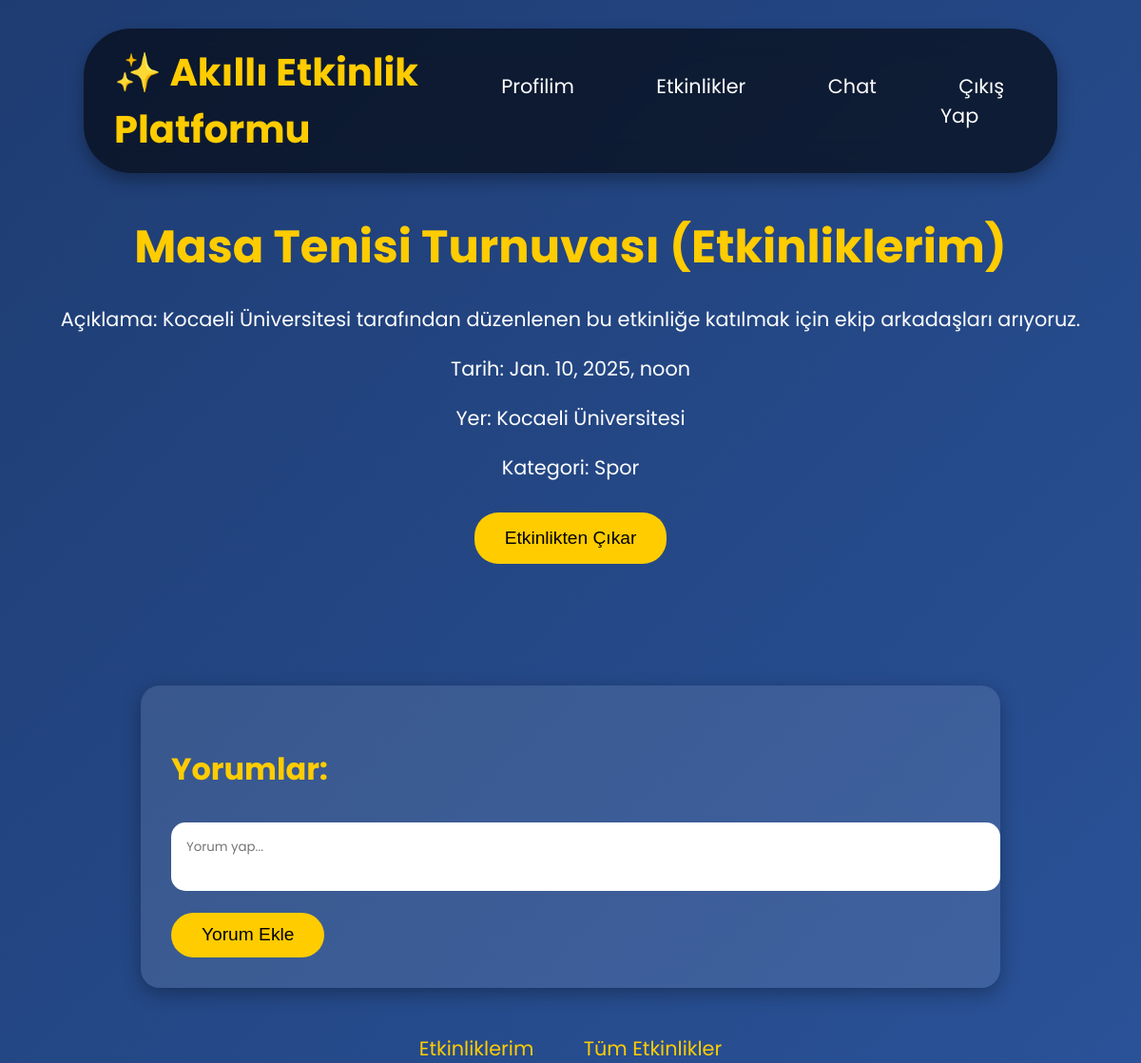
The page /events/myevents/45/ (signed in) on the database its author committed.
### events/models.py (models this page shows, shortened)
class Event(models.Model):
    name = models.CharField(max_length=200)
    description = models.TextField()
    date = models.DateTimeField()
    duration = models.DurationField(null=True, blank=True)
    location = models.CharField(max_length=300)
    category = models.CharField(max_length=100)
    owner = models.ForeignKey(settings.AUTH_USER_MODEL, on_delete=models.CASCADE, related_name='owned_events')  # Etkinliğin sahibi
    participants = models.ManyToManyField(User, through='Participation')
    latitude = models.FloatField(blank=True, null=True)  # Enlem bilgisi
    longitude = models.FloatField(blank=True, null=True)  # Boylam bilgisi

### events/views.py (the view, shortened to what this page needs)
# urls.py: path('myevents/<int:event_id>/', views.myevent_detail, name='myevent_detail'),
@login_required
def myevent_detail(request, event_id):
    event = get_object_or_404(Event, pk=event_id, participants=request.user)
    messages_list = Message.objects.filter(event=event)
    return render(request, 'events/myevent_detail.html', {'event': event, 'messages_list': messages_list})

### events/templates/events/myevent_detail.html (shortened to what this page needs)
<!DOCTYPE html>
<html lang="en">
<head>
</head>
<body>
    <div class="floating-navbar">
        <a href="{% url 'homepage' %}" class="navbar-logo">✨ Akıllı Etkinlik Platformu</a>
        <ul class="menu-items">
            <li><a href="{% url 'profile' request.user.id %}" class="active">Profilim</a></li>
            <li>
                <a href="#">Etkinlikler</a>
            </li>
            <li><a href="#">Chat</a></li>
            <li><a href="{% url 'logout' %}">Çıkış Yap</a></li>
        </ul>
    </div>
    <div class="event-detail-section">
        <h1>{{ event.name }} (Etkinliklerim)</h1>
        <p>Açıklama: {{ event.description }}</p>
        <p>Tarih: {{ event.date }}</p>
        <p>Yer: {{ event.location }}</p>
        <p>Kategori: {{ event.category }}</p>
        <div class="participation-form">
            <form method="post">
                {% if event.owner == request.user %}
                    <button type="submit" name="update_event">Güncelle</button>
                    <button type="submit" name="delete_event">Sil</button>
                {% else %}
                    <button type="submit" name="remove_participation">Etkinlikten Çıkar</button>
                {% endif %}
            </form>
        </div>
    </div>
    <div class="comments-section">
        <h3>Yorumlar:</h3>
        <div class="comment-form">
            <form method="post">
                <textarea name="message" placeholder="Yorum yap..."></textarea><br>
                <button type="submit" name="add_message">Yorum Ekle</button>
            </form>
        </div>
    </div>
    <div class="links-section">
        <a href="{% url 'my_events' %}">Etkinliklerim</a>
        <a href="{% url 'event_list' %}">Tüm Etkinlikler</a>
    </div>
</body>
</html>

### events/templates/events/myevent_detail.html (style rules this page uses)
body { font-family: 'Poppins', sans-serif; background: linear-gradient(135deg, #1e3c72, #2a5298); color: #ffffff; margin: 0; padding: 0; overflow-x: hidden; }
.floating-navbar { background: rgba(0, 0, 0, 0.6); box-shadow: 0 8px 16px rgba(0, 0, 0, 0.3); padding: 1rem 2rem; position: fixed; top: 30px; left: 50%; transform: translateX(-50%); z-index: 100; display: flex; justify-content: space-between; align-items: center; border-radius: 50px; backdrop-filter: blur(15px); width: 80%; }
.navbar-logo { font-size: 2.5rem; color: #ffcc00; font-weight: bold; text-decoration: none; transition: transform 0.4s; }
.menu-items { display: flex; list-style: none; padding: 0; margin: 0; }
.menu-items li { margin: 0 1.5rem; transition: transform 0.4s; position: relative; }
.menu-items li a { color: #ffffff; text-decoration: none; font-size: 1.3rem; padding: 0.6rem 1.2rem; border-radius: 30px; transition: background-color 0.4s, color 0.4s; }
.event-detail-section { text-align: center; margin-top: 10rem; padding: 2rem; }
.event-detail-section h1 { font-size: 3rem; color: #ffcc00; margin-bottom: 1.5rem; font-family: 'Poppins', sans-serif; }
.event-detail-section p { font-size: 1.3rem; margin-bottom: 1rem; color: #ffffff; }
.participation-form { margin: 2rem 0; }
.participation-form button { background-color: #ffcc00; color: #000; border: none; padding: 1rem 2rem; border-radius: 25px; font-size: 1.2rem; cursor: pointer; transition: background-color 0.3s, transform 0.3s; }
.comments-section { margin-top: 4rem; padding: 2rem; background: rgba(255, 255, 255, 0.1); border-radius: 20px; max-width: 70%; margin-left: auto; margin-right: auto; box-shadow: 0 6px 20px rgba(0, 0, 0, 0.3); }
.comments-section h3 { font-size: 2rem; color: #ffcc00; margin-bottom: 1.5rem; }
.comment-form { margin-top: 2rem; }
.comment-form textarea { width: 100%; padding: 1rem; border-radius: 15px; border: none; resize: none; font-family: 'Poppins', sans-serif; }
.comment-form button { background-color: #ffcc00; color: #000; border: none; padding: 0.8rem 2rem; border-radius: 25px; font-size: 1.2rem; cursor: pointer; margin-top: 1rem; transition: background-color 0.3s, transform 0.3s; }
.links-section { margin-top: 3rem; text-align: center; }
.links-section a { color: #ffcc00; font-size: 1.3rem; text-decoration: none; margin: 0 1.5rem; transition: color 0.3s; }

### rows shown on the page
Event: name "Masa Tenisi Turnuvası", description "Kocaeli Üniversitesi tarafından düzenlenen bu etkinliğe katılmak için ekip arkadaşları arıyoruz.", date "Jan. 10, 2025, noon", location "Kocaeli Üniversitesi", category "Spor"
